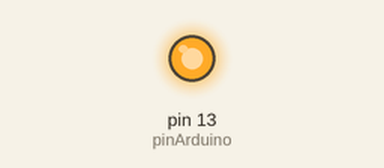
Bench run of a sketch on a simulated Arduino Uno, built with avr-gcc and run on an emulated ATmega328P. Parts: output pins drawn as LEDs (lit = HIGH).

Above: at 1.5 s.
At 4.5 s:
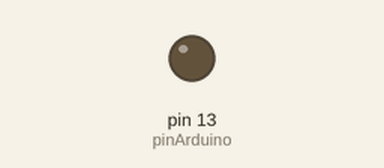
Timing chart, 0 to 7.8 s (numbered marks = the images above):
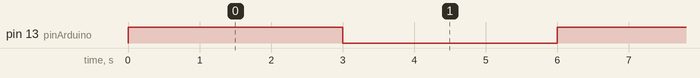

Measured:
- by itself, pin 13 (pinArduino): alternates HIGH for 3.0 s and LOW for 3.0 s

The sketch:

BJTRelay.ino
```cpp
int pinArduino = 13;
void setup()
{
  pinMode(pinArduino, OUTPUT);
}

void loop()
{
  digitalWrite(pinArduino, HIGH);
  delay(3000); // Wait for 1000 millisecond(s)
  digitalWrite(pinArduino, LOW);
  delay(3000); // Wait for 1000 millisecond(s)
}
```
